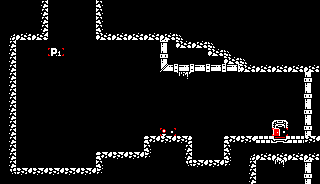

Tiled map render using the project's own tile images. Description and the whole map definition, tile-layer contents included, below:
An orthogonal 20x23 tile map with 16x8 px tiles, 1 tile layer (Map Layer), 2 tilesets.

<map version="1.10" tiledversion="1.11.2" orientation="orthogonal" renderorder="right-down" width="20" height="23" tilewidth="16" tileheight="8" infinite="0" nextlayerid="2" nextobjectid="1">
 <tileset firstgid="1" source="AllPatterns.tsx" />
 <tileset firstgid="513" source="Menu_tileset.tsx" />
 <layer id="1" name="Map Layer" width="20" height="23">
  <data encoding="csv">
1,1,7,1,1,1,6,1,1,1,1,1,1,1,1,1,1,1,1,1,
1,1,7,1,1,1,6,1,1,1,1,1,1,1,1,1,1,1,1,1,
1,1,7,1,1,1,6,1,1,1,1,1,1,1,1,1,1,1,1,1,
1,1,7,1,1,1,6,1,1,1,1,1,1,1,1,1,1,1,1,1,
15,31,11,1,1,1,10,31,31,31,31,14,1,1,1,1,1,1,1,1,
7,1,1,1,1,1,1,1,1,1,23,10,31,14,1,1,1,1,1,1,
7,1,1,101,1,1,1,1,1,1,20,1,1,10,14,1,1,1,1,1,
7,1,1,1,1,1,1,1,1,1,23,1,1,1,10,14,1,1,1,1,
7,1,1,1,1,1,1,1,1,1,26,18,18,18,18,10,31,31,31,31,
7,1,1,1,1,1,1,1,1,1,1,3,1,1,1,1,1,1,1,20,
7,1,1,1,1,1,1,1,1,1,1,1,1,1,1,1,1,1,1,23,
7,1,1,1,1,1,1,1,1,1,1,1,1,1,1,1,1,1,1,20,
7,1,1,1,1,1,1,1,1,1,1,1,1,1,1,1,1,1,1,23,
7,1,1,1,1,1,1,1,1,1,1,1,1,1,1,1,1,1,1,20,
7,1,1,1,1,1,1,1,1,1,1,1,1,1,1,1,1,1,1,23,
7,1,1,1,1,1,1,1,1,1,1,1,1,1,1,1,1,5,1,20,
7,1,1,1,1,1,1,1,1,1,93,1,1,1,1,1,1,94,1,23,
7,1,1,1,1,1,1,1,1,8,30,9,1,1,8,30,16,32,16,30,
7,1,1,1,1,1,1,1,1,6,1,7,1,1,6,1,1,1,1,1,
7,1,1,1,1,1,8,30,30,12,1,7,1,1,6,15,31,31,31,31,
7,1,1,1,1,1,6,1,1,1,1,13,30,30,12,7,1,3,1,23,
13,30,30,30,30,30,12,1,1,1,1,1,1,1,1,7,1,1,1,20,
1,1,1,1,1,1,1,1,1,1,1,1,1,1,1,7,1,1,1,23
</data>
 </layer>
</map>
